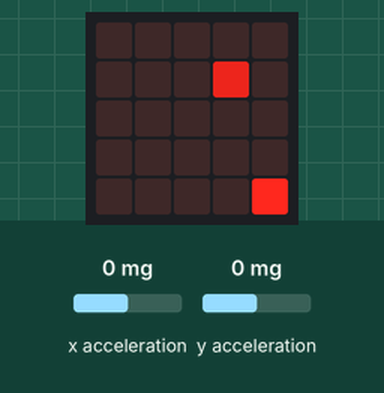
Simulated run of this program. Board: BBC micro:bit running MicroPython. Shown: the board's 5×5 LED display. Inputs (shaded band) come from the test bench; at power-on: x acceleration 0 mg, y acceleration 0 mg. Random numbers come from a fixed seed.

Above: at 1.6 s.
1.7 s: x acceleration set to -1440 mg
At 4.5 s:
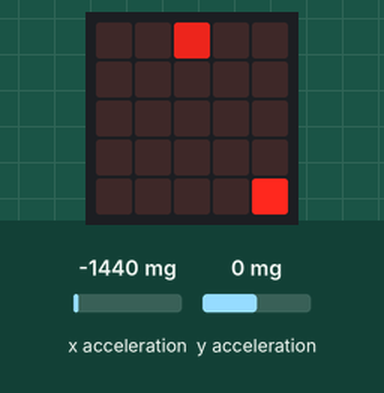
6.7 s: x acceleration set to -1 mg
11.5 s: x acceleration set to 2 mg
At 15.7 s:
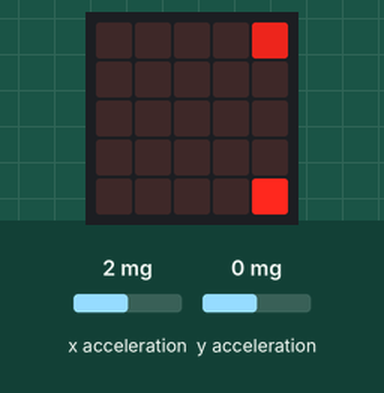
16.0 s: y acceleration set to -1440 mg
At 18.5 s:
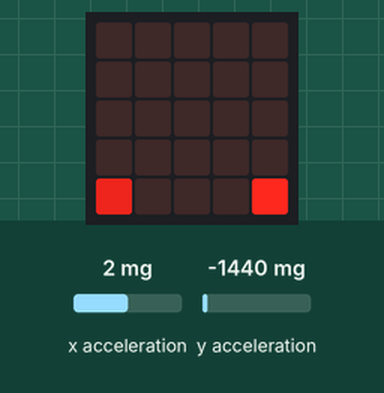
21.0 s: y acceleration set to 0 mg
At 22.4 s:
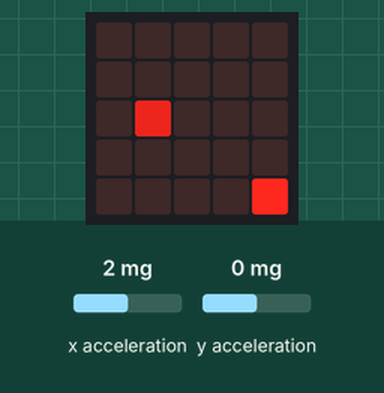
26.0 s: y acceleration set to 750 mg
At 28.7 s:
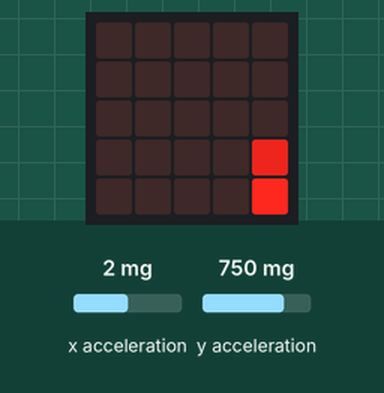
Timing chart, 0 to 30.2 s (numbered marks = the images above; inputs shaded):
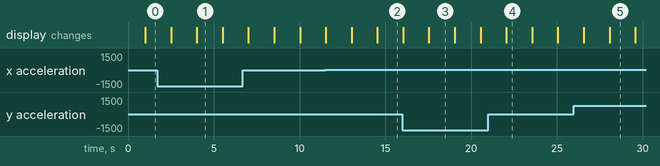

Measured:
- the behaviour switches between 0 and 1 mg on x acceleration (found by bisection; images 1 and 2)
- what the display in image 1 shows lasts 1.5 s, from 4.0 s to 5.5 s

The program:

snake_outline.py
```python
from microbit import *
import random
import music

class Snake:
    """ This class contains the functions that operate
        on our game as well as the state of the game.
        It's a handy way to link the two.
        """

    def __init__(self):
        """ Special function that runs when you create
            a "Snake", ie. when you run
            game = Snake()
            init stands for "Initialisation"
            """
        ## UNCOMMENT AND FILL IN THE # LINES BELOW WITH START VALUES
        ## current direction is a string with up, down, left or right
        self.current_direction = "up"
        ## snake is a list of the pixels that the snake is at
        self.snake = [[3,2]]
        ## food is the co-ords of the current food
        self.food = [4, 4]
        self.count = 0
        ## whether or no to end the game, used after update
        self.end = False
        pass

    def handle_input(self):
        """ We'll use this function to take input from the
            user to control which direction the snake is going
            in.
            """
        val_x = accelerometer.get_x()
        val_y = accelerometer.get_y()

        if abs(val_x) > abs(val_y):
            if val_x > 0:
                self.current_direction = "right"
            elif val_x < 0:
                self.current_direction = "left"
        elif abs(val_x) < abs(val_y):
            if val_y > 0:
                self.current_direction = "down"
            elif val_y < 0:
                self.current_direction = "up"
        pass

    def update(self):
        """ This function will update the game state
            based on the direction the snake is going.
            """
        # The line below makes a copy of the head of the snake
        # you will be working with that copy in this function
        new_head = list(self.snake[-1])
        if self.current_direction == "up":
            new_head[1] = new_head[1] - 1
            if new_head[1] < 0:
                new_head[1] = 4
        elif self.current_direction == "down":
            new_head[1] = new_head[1] + 1
            if new_head[1] > 4:
                new_head[1] = 0
        elif self.current_direction == "right":
            new_head[0] = new_head[0] + 1
            if new_head[0] > 4:
                new_head[0] = 0
        else:
            new_head[0] = new_head[0] - 1
            if new_head[0] < 0:
                new_head[0] = 4
        if new_head == self.food:
            self.food[0] = int(random.randint(0, 4))
            self.food[1] = int(random.randint(0, 4))
            self.count = self.count + 1
            if new_head in self.snake:
                self.end = True
            self.snake.append(new_head)
        else:
            if new_head in self.snake:
                self.end = True
            self.snake.append(new_head)
            self.snake = self.snake[1:]
        pass

    def draw(self):
        """ This makes the game appear on the LEDs. """
        display.clear()
        display.set_pixel(self.food[0], self.food[1], 9)
        for part in self.snake:
            display.set_pixel(part[0], part[1], 7)

# game is an "instance" of Snake
game = Snake()

# this is called our "game loop" and is where everything
# happens
while True:
    game.handle_input()
    sleep(1000)
    game.update()
    if game.end == True:
        game.count = str(game.count)
        display.scroll(game.count)
        break
    game.draw()
    # this makes our micro:bit do nothing for 500ms
    sleep(500)
```
